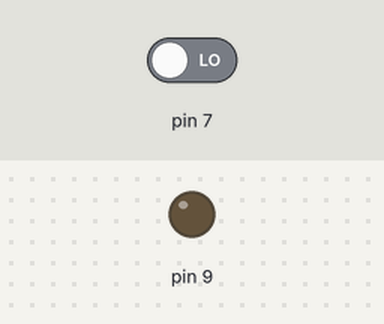
Bench run of a sketch on a simulated Arduino Uno, built with avr-gcc and run on an emulated ATmega328P. On the bench: output pins drawn as LEDs (lit = HIGH). The inputs (shaded band) are chosen by the test bench; at power-on: pin 7 LOW.

Above: at 1.2 s.
1.3 s: pin 7 driven HIGH
At 1.9 s:
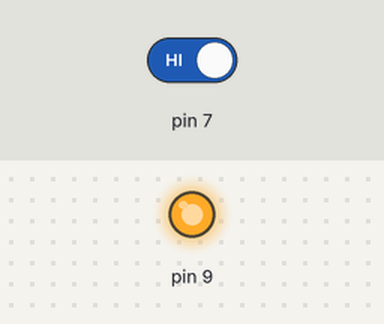
Timing chart, 0 to 4.3 s (numbered marks = the images above; inputs shaded):
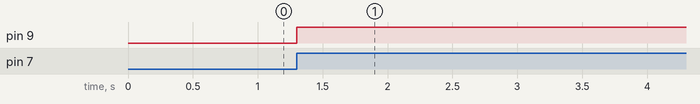

Measured:
- after the input at 1.3 s, pin 9: LOW → HIGH at once

The sketch:

Botao_AcendeApaga.ino
```cpp
// Acende e apaga com botão
int valor;
int anterior = 0;
int estadoBotao = LOW;
void setup() {
  pinMode (9, OUTPUT);
  pinMode (7, INPUT);
}
void loop() {
  valor = digitalRead(7);
  if (valor == HIGH && anterior == LOW){
    estadoBotao =! estadoBotao;
  }
  digitalWrite(9,estadoBotao);
  anterior = valor;
  delay(50);
}
```
